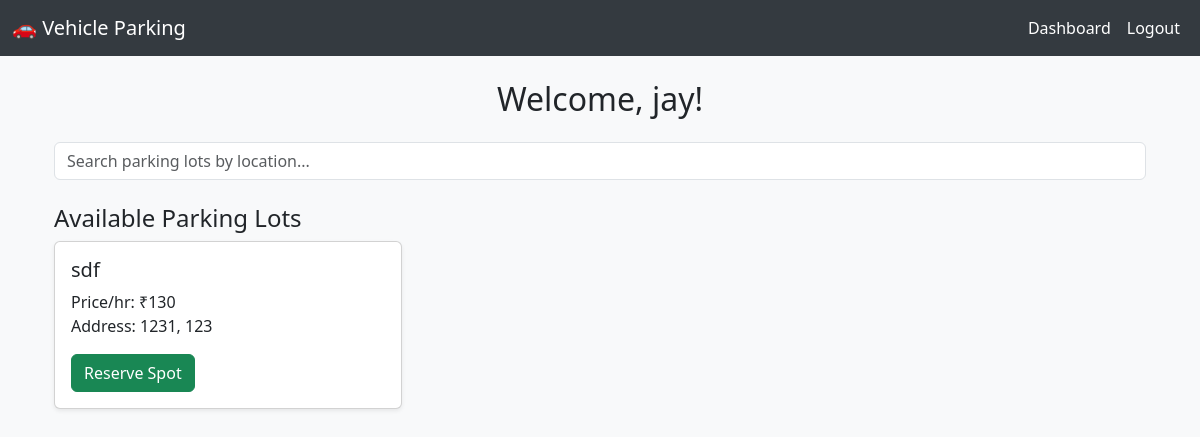
Page /user/dashboard (signed in) on the committed database.
### models.py (models this page shows)
class User(UserMixin, db.Model):
    id = db.Column(db.Integer, primary_key=True)
    name = db.Column(db.String(100))
    email = db.Column(db.String(100), unique=True, nullable=False)
    vehicle_no = db.Column(db.String(50), nullable=False)
    password = db.Column(db.String(200), nullable=False)
    bookings = db.relationship('Booking', backref='user', lazy=True)

class ParkingLot(db.Model):
    id = db.Column(db.Integer, primary_key=True)
    prime_location = db.Column(db.String(100), nullable=False)
    address = db.Column(db.String(200), nullable=False)
    pincode = db.Column(db.String(10), nullable=False)
    price_per_hour = db.Column(db.Integer, nullable=False)
    max_spots = db.Column(db.Integer, nullable=False)
    spots = db.relationship('ParkingSpot', backref='lot', lazy=True)

### app.py (the view)
@app.route('/user/dashboard',methods=['GET', 'POST'])
def user_dashboard():
    if 'user_id' not in session or session.get('user_type')!='user':
        flash('Please login first!')
        return redirect(url_for('login'))
    user_id=session['user_id']
    user=User.query.get(user_id)
    search= request.args.get('search','')
    if search:
        lots=ParkingLot.query.filter(ParkingLot.prime_location.ilike(f"%{search}%")).all()
    else:
        lots=ParkingLot.query.all()
    active_booking=Booking.query.filter_by(user_id=user_id,leaving_time=None).first()
    recent_bookings=Booking.query.filter_by(user_id=user_id).order_by(Booking.booking_time.desc()).limit(5).all()
    return render_template('user_dashboard.html',
        user=user,
        lot=lots,
        booking=active_booking,
        search_query=search,
        history=recent_bookings
    )

### templates/user_dashboard.html (shortened to what this page needs)
{% extends 'layout.html' %}
{% block content %}
<div class="container mt-4">
    <h2 class="text-center mb-4">Welcome, {{ user.name }}!</h2>
    {% if booking %}
        <div class="alert alert-info text-center">
            <p><strong>You're currently parked at:</strong> Lot {{ booking.spot.lot.prime_location }} | Spot ID: {{ booking.spot.id }}</p>
            <form action="{{ url_for('release_spot') }}" method="POST">
                <button type="submit" class="btn btn-danger">Vacate Spot</button>
            </form>
        </div>
    {% else %}
        <form method="GET" action="{{ url_for('user_dashboard') }}" class="mb-4">
            <input type="text" name="search" placeholder="Search parking lots by location..." value="{{ search }}" class="form-control">
        </form>
        <h4>Available Parking Lots</h4>
        <div class="row">
            {% for l in lot %}
                <div class="col-md-4 mb-3">
                    <div class="card shadow-sm">
                        <div class="card-body">
                            <h5 class="card-title">{{ l.prime_location }}</h5>
                            <p class="card-text">
                                Price/hr: ₹{{ l.price_per_hour }}<br>
                                Address: {{ l.address }}, {{ l.pincode }}
                            </p>
                            <form action="{{ url_for('book_spot', lot_id=l.id) }}" method="POST">
                                <button class="btn btn-success" type="submit">Reserve Spot</button>
                            </form>
                        </div>
                    </div>
                </div>
            {% endfor %}
        </div>
    {% endif %}
</div>
{% endblock %}

### templates/layout.html (style rules this page uses)
body { background-color: #f8f9fa; }

### rows in the picture
User: name "jay"
ParkingLot: prime_location "sdf", price_per_hour "130", address "1231", pincode "123"
